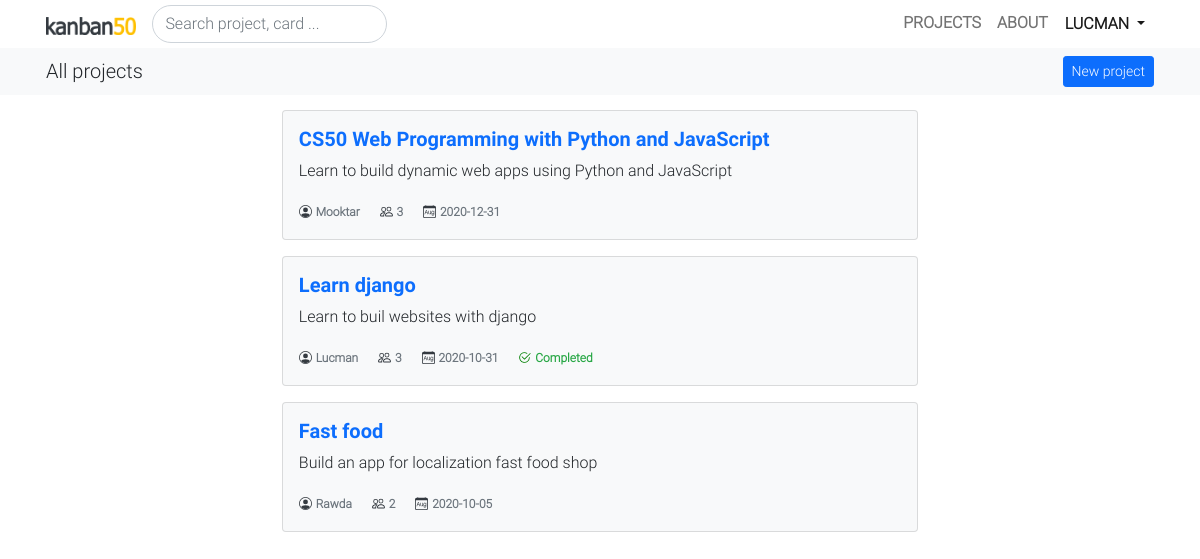
/projects (signed in), run on the app's committed database.
### kanban/models.py (models this page shows, shortened)
class User(AbstractUser):
    pass

class Projects(models.Model):
    user = models.ForeignKey(User, on_delete=models.CASCADE)
    title = models.CharField(max_length=255, unique=True)
    description = models.TextField(blank=True)
    timestamp = models.DateTimeField(auto_now_add=True)
    due_date = models.CharField(max_length=65)
    members = models.ManyToManyField(User, blank=False, related_name="members")
    completed = models.BooleanField(default=False)

### kanban/views.py (the view)
# urls.py: path("projects", views.projects, name="projects"),
@login_required
def projects(request):
    projects = Projects.objects.filter(members=request.user).order_by("timestamp")
    return render(request, "kanban/projects.html", {
        "projects": projects.reverse(),
    })

### kanban/templates/kanban/projects.html (shortened to what this page needs)
{% extends "kanban/dash.html" %}
{% load static %}
{% block banner-title %}
<span class="banner-title text-nowrap">All projects</span>
{% endblock banner-title %}
{% block banner-action %}
<div class="banner-action text-right">
    <button id="btn-new-project" type="button" class="btn btn-sm btn-primary">New project</button>
</div>
{% endblock banner-action %}
{% block body-dash %}
<div id="projects-list" class="row">
    {% for project in projects %}
    <div class="col-md-7 my-2 ml-auto mr-auto">
        <div class="card card-body p-3 project-item">
            <a class="h5 project-item-title" href="{% url 'project' project.id %}">{{project.title}}</a>
            <p class="project-item-description">{{project.description}}</p>
            <span class="project-item-info text-muted">
                <strong class="mr-3">
                    <img src="{% static 'kanban/icons/person-circle.svg' %}" class="img-fluid">
                    <small class="project-item-author">{{project.user}}</small>
                </strong>
                <strong class="mr-3">
                    <img src="{% static 'kanban/icons/people.svg' %}" class="img-fluid">
                    <small class="project-item-members">{{project.members.count}}</small>
                </strong>
                <strong class="mr-3">
                    <img src="{% static 'kanban/icons/calendar-month.svg' %}" class="img-fluid">
                    <small class="project-item-date">{{project.due_date}}</small>
                </strong>
                {% if project.completed %}
                    <strong class="">
                        <img src="{% static 'kanban/icons/check2-circle.svg' %}" class="img-fluid">
                        <small class="project-item-completed text-success">Completed</small>
                    </strong>
                {% endif %}
            </span>
        </div>
    </div>
    {% empty %}
    <p id="no-projects" class="h3 text-center text-muted mb-3">No project there</p>
    {% endfor %}
</div>
{% endblock body-dash %}

### kanban/templates/kanban/dash.html (shortened to what this page needs)
{% extends "kanban/layout.html" %}
{% load static %}
{% block banner %}
<div class="jumbotron jumbo-dash">
    <div class="container py-2 d-flex justify-content-between">
        {% block banner-title %}{% endblock banner-title %}
        {% block banner-action %}{% endblock banner-action %}
    </div>
</div>
{% endblock banner %}
{% block body %}
<div id="dashboard">
    <div class="container">
        {% block body-dash %}{% endblock body-dash %}
    </div>
</div>
{% endblock body %}

### kanban/templates/kanban/layout.html (shortened to what this page needs)
{% load static %}
<!DOCTYPE html>
<html lang="en">
<head>
    <link rel="stylesheet" href="{% static 'kanban/vendor/bootstrap.min.css' %}">
    <link rel="stylesheet" href="{% static 'kanban/css/index.css' %}">
</head>
<body class="bg-white">
    <div id="wrapper" class="">
        <nav class="navbar navbar-expand-sm navbar-light">
            <div class="container">
                <a class="navbar-brand" href="{% url 'index' %}">
                    <img src="{% static 'kanban/images/kanban50.png' %}" class="img-fluid" alt="Kanban" width="100px">
                </a>
                <div class="collapse navbar-collapse" id="nav-toggle">
                    {% if user.is_authenticated %}
                    <form class="form-inline my-2 my-lg-0" action="{% url 'search' %}" method="POST">
                        <input class="form-control mr-sm-2 rounded-pill" name="query" id="query" type="text" placeholder="Search project, card ...">
                    </form>
                    {% endif %}
                    <ul class="navbar-nav ml-auto mt-2 mt-lg-0">
                        {% if user.is_authenticated %}
                        <li class="nav-item">
                            <a class="nav-link" href="{% url 'projects' %}">Projects</a>
                        </li>
                        {% endif %}
                        <li class="nav-item">
                            <a class="nav-link" href="/#about-us">About</a>
                        </li>
                        {% if user.is_authenticated %}
                        <li class="nav-item dropdown">
                            <a class="nav-link active dropdown-toggle btn" id="nav-dropdown" data-toggle="dropdown" aria-haspopup="true" aria-expanded="false">
                                <span class="nav-user">{{request.user}}</span>
                            </a>
                        </li>
                        {% else %}
                        <li class="nav-item">
                            <a type="button" class="btn btn-primary btn-s btn-block rounded-pill" href="{% url 'login' %}">LOGIN</a>
                        </li>
                        {% endif %}
                    </ul>
                </div>
            </div>
        </nav>
        {% block banner %}{% endblock banner %}
        {% block body %}{% endblock body %}
    </div>
</body>
</html>

### kanban/static/kanban/css/index.css (style rules this page uses)
body { font-family: "Roboto"; }
a, a:hover, a:focus { text-decoration: none; cursor: pointer; }
img[src$=".svg"] { width: 17px; height: 17px; }
h1, h2, h3, h4, h5, h6, .project-item-title, .board-title { font-family: "Roboto Bold"; }
.btn, .form-control { box-shadow: none !important; }
.modal-header, .modal-body, .modal-footer, .card-header, .card-body, .card-footer { padding: 0.5em; }
.navbar { padding: 0.2em 0 ; margin: 0; }
.navbar .nav-link { text-transform: uppercase; font-weight: bold; }
.jumbotron { padding: 0em 0; }
.jumbo-dash { background-color: #f8f9fa; }
.jumbotron .banner-title { font-size: 20px; }
#dashboard { padding: 0.3em; }
#dashboard { padding: 0.4em 0; display: flex; }
.project-item { background-color: #f8f9fa; }
.project-item .project-item-info { display: block; }
.project-item img[src$=".svg"] { width: 13px !important; height: 13px !important; vertical-align: middle; }
.project-item p, .card-item p { text-align: justify; word-wrap: break-word; hyphens: auto; }
.project-item small, .card-item small { font-size: 12px; }

### data on the page
User: user "LUCMAN"
Projects: title "CS50 Web Programming with Python and JavaScript", description "Learn to build dynamic web apps using Python and JavaScript", user "Mooktar", members.count "3", due_date "2020-12-31"
Projects: title "Learn django", description "Learn to buil websites with django", user "Lucman", members.count "3", due_date "2020-10-31", completed True (drawn)
Projects: title "Fast food", description "Build an app for localization fast food shop", user "Rawda", members.count "2", due_date "2020-10-05"
